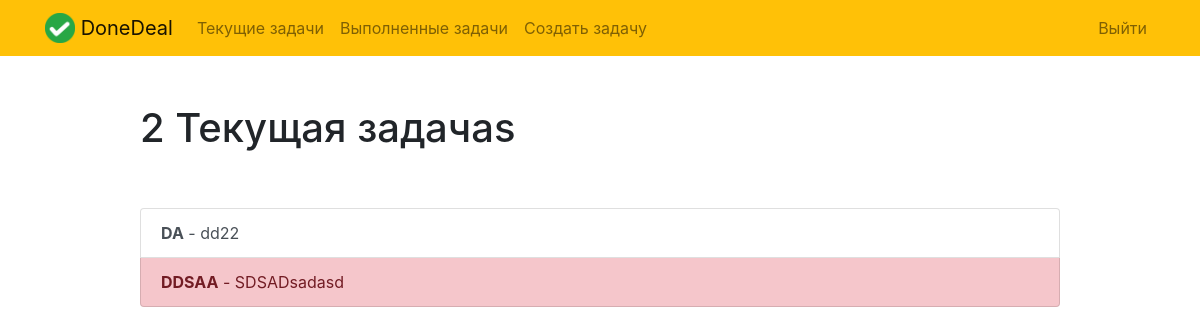
Before: /current/ (signed in) with the older database file.
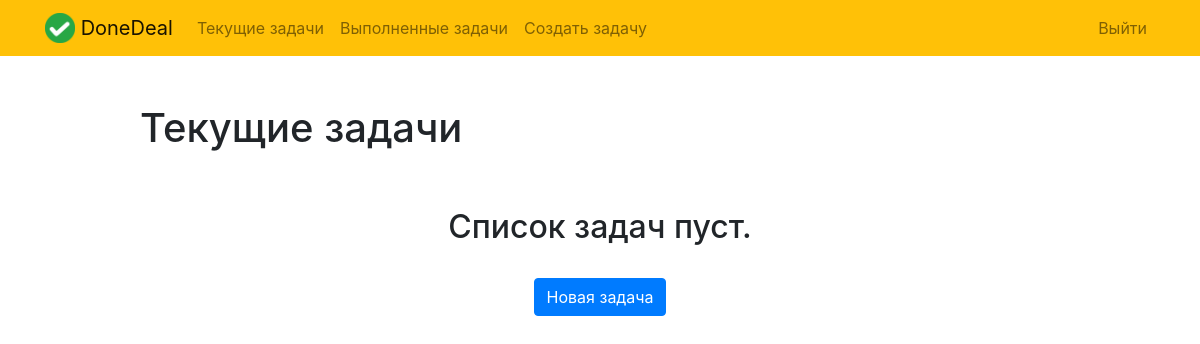
After: the same page with the newer database file.
### todo/models.py (models this page shows, shortened)
class Todo(models.Model):
    title = models.CharField(max_length=100, verbose_name='Заголовок')
    memo = models.TextField(blank=True, verbose_name='Описание')
    created = models.DateTimeField(auto_now_add=True, verbose_name='Время создания')
    datecompleted = models.DateTimeField(null=True, blank=True, verbose_name='Время выполнения')
    important = models.BooleanField(default=False, verbose_name='Важное')
    user = models.ForeignKey(User, on_delete=models.CASCADE, verbose_name='Пользователь')

### todo/views.py (the view)
# urls.py: path('current/', views.currenttodos, name='currenttodos'),
@login_required
def currenttodos(request):
    todos = Todo.objects.filter(user=request.user, datecompleted__isnull=True) # выводим задачи авторизованного пользователя также невыполненные задачи
    return render(request, 'todo/currenttodos.html', {'todos':todos})

### todo/templates/todo/currenttodos.html
{% extends "todo/base.html" %}
{% block content %}
    <div class="row justify-content-center mt-5">
        <div class="col-md-10">
            {% if todos %}
                 <h1>{{ todos.count }} Текущая задача{{ todos.count|pluralize }}</h1>
            {% else %}
                           <h1>Текущие задачи</h1>
            {% endif %}
        </div>
    </div>
    <div class="row justify-content-center mt-5">
        <div class="col-md-10">
        {% if todos %}
            <div class="list-group">
                {% for todo in todos %}
                    <a href="{% url 'viewtodo' todo.id %}" class="list-group-item list-group-item-action{% if todo.important %} list-group-item-danger{% endif %}"><b>{{ todo.title }}</b>{% if todo.memo %} - {{ todo.memo|truncatechars:30 }}{% endif %}</a>
                {% endfor %}
            </div>
        {% else %}
            <div class="text-center">
                <h2>Список задач пуст.</h2>
            <br>
            <a role="button" class="btn btn-primary" href="{% url 'createtodo' %}">Новая задача</a>
            </div>
        {% endif %}
        </div>
    </div>
{% endblock %}

Changed rows visible on the page:
removed Todo: title "DA", memo "dd22", important False (drawn)
no longer on this page (row edited): Todo: title "DDSAA", memo "SDSADsadasd", important True (drawn)
Other visible differences:
{{ todos.count }}: "2" → (not shown)
text no longer shown: "Текущая задача"
text now shown: "Текущие задачи Список задач пуст. Новая задача"
